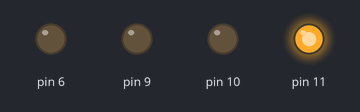
Bench run of a sketch on a simulated Arduino Uno, built with avr-gcc and run on an emulated ATmega328P. Parts: output pins drawn as LEDs (lit = HIGH).

Above: at 0.2 s.
At 1.2 s:
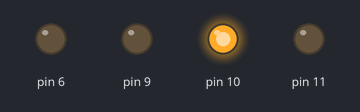
At 2.2 s:
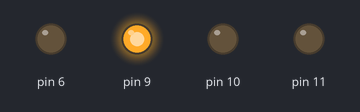
At 3.2 s:
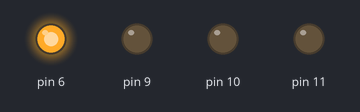
At 4.7 s:
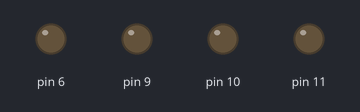
Timing chart, 0 to 5.2 s (numbered marks = the images above):
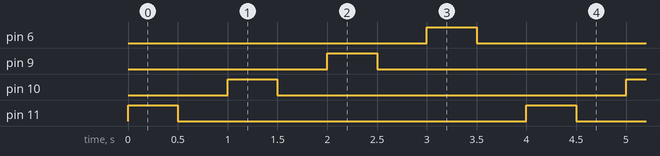

The sketch:

Multiple_Led_Pattern.ino
```cpp
void setup()
{
  pinMode(11, OUTPUT);
  pinMode(10, OUTPUT);
  pinMode(9, OUTPUT);
  pinMode(6, OUTPUT);
}

void loop()
{
    digitalWrite(11, HIGH);
    delay(500); // Wait for 500 millisecond(s)
    digitalWrite(11, LOW);
    delay(500);
    digitalWrite(10, HIGH);
    delay(500); // Wait for 500 millisecond(s)
    digitalWrite(10, LOW);
    delay(500);
    digitalWrite(9, HIGH);
    delay(500);
    digitalWrite(9, LOW);
    delay(500);
    digitalWrite(6, HIGH);
    delay(500);
    digitalWrite(6, LOW);
    delay(500);
  }
```

Measured:
- by itself, pin 6, pin 9–11: alternates HIGH for 0.50 s and LOW for 3.5 s
- by itself, everything shown: repeats every 4.0 s, in 8 steps
